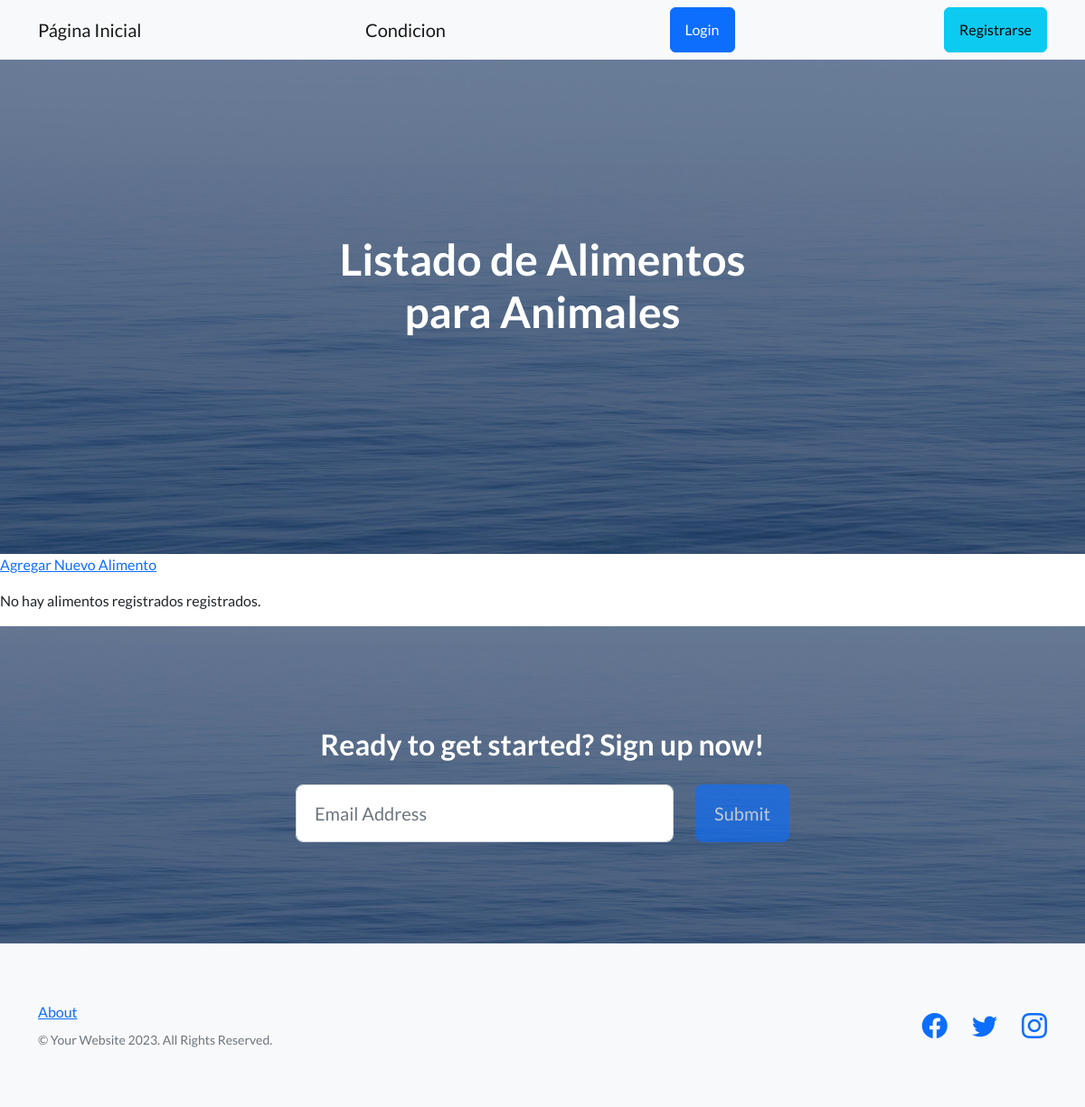
Before: /precios/ with the older database file.
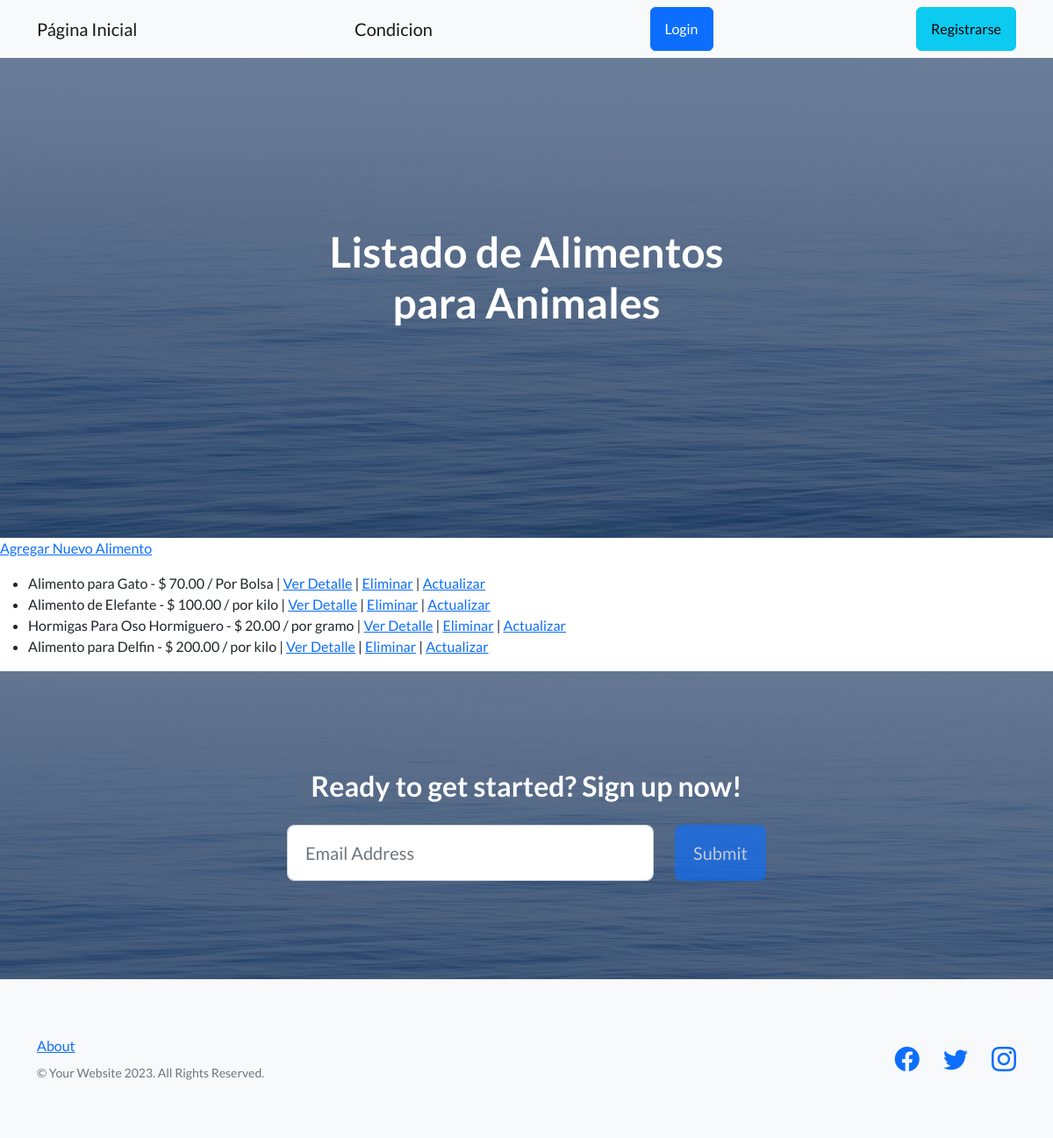
After: the same page with the newer database file.
### precios/models.py (models this page shows)
class Alimento(models.Model):
    nombre = models.CharField(max_length=100)
    precio = models.DecimalField(max_digits=10, decimal_places=2)
    unidad = models.CharField(max_length=30)
    descripcion = models.CharField(max_length=200)
    def __str__(self):
        return f"{self.nombre} - $ {self.precio} / {self.unidad}" #|| {self.descripcion}"

### precios/views.py (the view)
# urls.py: path('', views.Alimentos.as_view(), name='lista_precios'),
class Alimentos(ListView):
    model = Alimento
    template_name = "lista_precios.html"
    context_object_name = 'alimentos'

### templates/lista_precios.html (shortened to what this page needs)
{% extends "main_template.html" %}
{% block texto_principal %}
     Listado de Alimentos para Animales
{% endblock texto_principal %}
{% block main_content %}
<p><a href="{% url 'precios:crear_alimento' %}">Agregar Nuevo Alimento</a></p>
{% if alimentos %}
    <ul>
     {% for alimento in alimentos %}
        <li>
            {{alimento}}
            | <a href="{% url 'precios:ver_alimento' alimento.id %}">Ver Detalle</a>
            | <a href="{% url 'precios:eliminar_alimento' alimento.id %}">Eliminar</a>
            | <a href="{% url 'precios:actualizar_alimento' alimento.id %}">Actualizar</a>
        </li>
     {% endfor %}
    </ul>
{% else %}
    <p>No hay alimentos registrados registrados.</p>
{% endif %}
{% endblock main_content %}

### templates/main_template.html (shortened to what this page needs)
<!DOCTYPE html>
<html lang="en">
    {% load static %}
    <head>
        <link href="https://cdn.jsdelivr.net/npm/bootstrap-icons@1.5.0/font/bootstrap-icons.css" rel="stylesheet" type="text/css" />
        <link href={% static "css/styles.css"%} rel="stylesheet" />
    </head>
    <body>
        <nav class="navbar navbar-light bg-light static-top">
            <div class="container">
                <a class= "navbar-brand" href={% url "app_inicial:inicio"%}>Página Inicial</a>
                <a class= "navbar-brand" href={% url "app_inicial:condicion_y_bucle"%}>Condicion</a>
                {% if request.user.is_authenticated %}
                <a class= "navbar-brand" href={% url "app_inicial:crear_animal"%}>Agregar Animal</a>
                <a class= "navbar-brand" href={% url "app_inicial:listado_animales"%}>Listado Animales</a>
                <a class= "navbar-brand" href={% url "precios:lista_precios"%}>Precios Alimento</a>
                <a class= "navbar-brand" href='#'>{{request.user.username}}</a>
                <form action={% url "usuarios:logout" %}  method="POST">
                    {% csrf_token %}
                   <input class="btn btn-secondary" type="submit" value="Logout">
                </form>
                {% else %}
                <a class="btn btn-primary" href={% url "usuarios:login"%}> Login</a>
                <a class="btn btn-info" href={% url "usuarios:registro"%}> Registrarse</a>
                {% endif %}
            </div>
        </nav>
        <header class="masthead">
            <div class="container position-relative">
                <div class="row justify-content-center">
                    <div class="col-xl-6">
                        <div class="text-center text-white">
                            <h1 class="mb-5">
                                {% block texto_principal %}{% endblock texto_principal%}
                            </h1>
                        </div>
                    </div>
                </div>
            </div>
        </header>
        <main>
            {% block main_content %}{% endblock main_content %}
        <main>
        <section class="call-to-action text-white text-center" id="signup">
            <div class="container position-relative">
                <div class="row justify-content-center">
                    <div class="col-xl-6">
                        <h2 class="mb-4">Ready to get started? Sign up now!</h2>
                        <form class="form-subscribe" id="contactFormFooter" data-sb-form-api-token="API_TOKEN">
                            <div class="row">
                                <div class="col">
                                    <input class="form-control form-control-lg" id="emailAddressBelow" type="email" placeholder="Email Address" data-sb-validations="required,email" />
                                </div>
                                <div class="col-auto"><button class="btn btn-primary btn-lg disabled" id="submitButton" type="submit">Submit</button></div>
                            </div>
                        </form>
                    </div>
                </div>
            </div>
        </section>
        <footer class="footer bg-light">
            <div class="container">
                <div class="row">
                    <div class="col-lg-6 h-100 text-center text-lg-start my-auto">
                        <ul class="list-inline mb-2">
                            <li class="list-inline-item"><a href="#!">About</a></li>
                        </ul>
                        <p class="text-muted small mb-4 mb-lg-0">&copy; Your Website 2023. All Rights Reserved.</p>
                    </div>
                    <div class="col-lg-6 h-100 text-center text-lg-end my-auto">
                        <ul class="list-inline mb-0">
                            <li class="list-inline-item me-4">
                                <a href="#!"><i class="bi-facebook fs-3"></i></a>
                            </li>
                            <li class="list-inline-item me-4">
                                <a href="#!"><i class="bi-twitter fs-3"></i></a>
                            </li>
                            <li class="list-inline-item">
                                <a href="#!"><i class="bi-instagram fs-3"></i></a>
                            </li>
                        </ul>
                    </div>
                </div>
            </div>
        </footer>
    </body>
</html>

Changed rows visible on the page:
added Alimento: nombre+precio+unidad "Alimento para Gato - $ 70.00 / Por Bolsa"
added Alimento: nombre+precio+unidad "Alimento de Elefante - $ 100.00 / por kilo"
added Alimento: nombre+precio+unidad "Hormigas Para Oso Hormiguero - $ 20.00 / por gramo"
added Alimento: nombre+precio+unidad "Alimento para Delfin - $ 200.00 / por kilo"
Other visible differences:
text no longer shown: "No hay alimentos registrados registrados."
